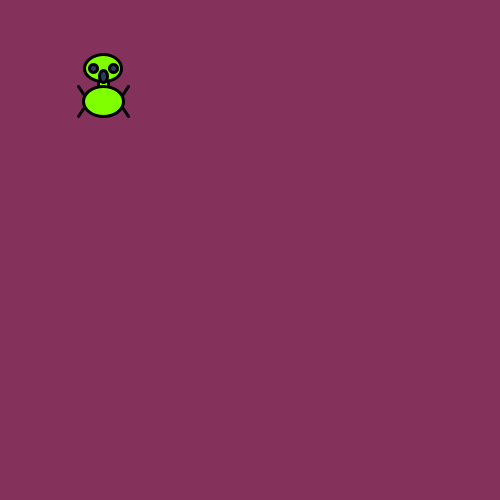
Frame 1 (no input)
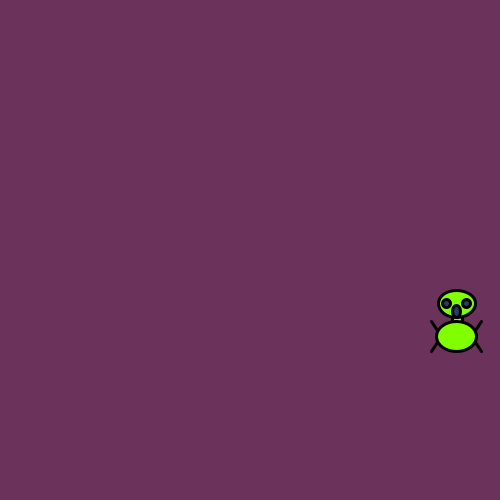
Frame 60 (the mouse pressed at the canvas centre just before this capture)
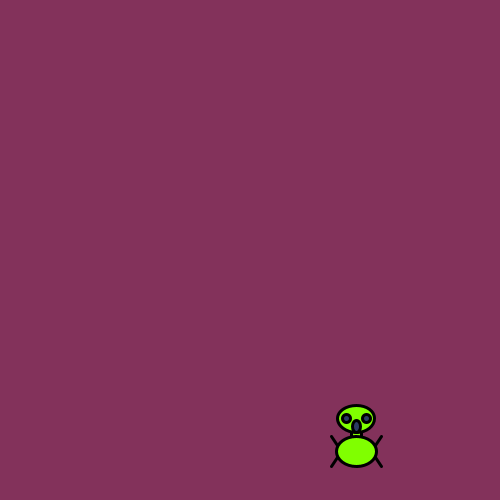
Frame 120 (the mouse held since frame 60 and released just before this capture)

The Processing sketch that drew these frames (run headless with seeded random() and noise(); from frame 60 on, the mouse is pressed at the canvas centre):

// Processing sketch: processing_155912
// ── processing_155912.pde

float x = 100;
float y = 100;
float speedx = 3;
float speedy = 1;
float gravity = 0.1;
float r = 236;
float g = 229;
float b = 154;

void setup(){
  size(500,500);
  smooth();
}

void draw(){
  background(random(100,150),50,91);
  ellipseMode(CENTER);
  rectMode(CENTER);
  strokeWeight(3);
  fill(128,255,0);
  
  x = x + speedx;
  y = y + speedy;
  speedx = speedx + gravity;
  speedy = speedy + gravity;
  
  if (x<0 || x>width){
    speedx = speedx * -0.95;
  }
  if (y<0 || y>height){
    speedy = speedy * -0.95;
  }
  if (mousePressed){
    speedy = speedy * 1.1;
    speedx = speedx * 1.1;
  }
  if (abs(speedx)>20 || abs(speedy)>15){
    speedx =4;
    speedy =2;
  }
  
  
  line (x-17,y-3, x-25, y-15);
  line (x+17,y-3, x+25, y-15);
  line (x-17, y+3, x-25, y+15);
  line (x+17, y+3, x+25, y+15);
  rect(x,y-15,10,20); //neck
  ellipse(x, y, 40, 30); //body
 
  ellipse(x,y-33,37, 27); //head
  fill(44,59,99);
  ellipse(x-10,y-33,8,8); //eye1
  ellipse(x+10,y-33,8,8); //eye2
  ellipse(x,y-25,8,12); //mouse
  
  if (x-40 < mouseX && mouseX < x+40 && y-60 < mouseY && mouseY < y+60 && mousePressed){
    background(0,255,0);
    fill(255,0,0);
    ellipse(x,y-33,57, 47); 
     ellipse(x-10,y-33,16,16); //eye1
  ellipse(x+10,y-33,16,16); //eye2
  ellipse(x,y-25,16,20); //mouse
  ellipse(x, y, 60, 40); //body
  
  }
  
}
